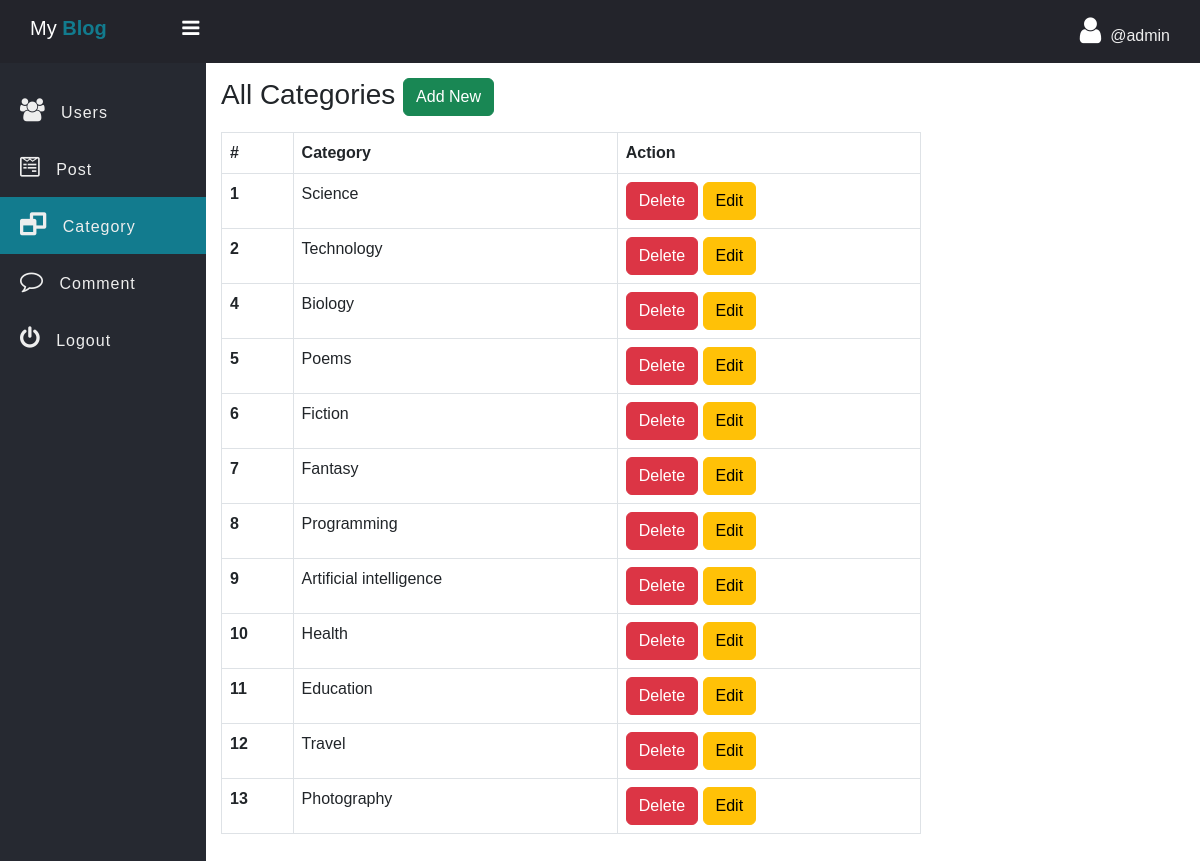
Page /admin/Category.php (signed in) on the committed database.
### tables this page shows
CREATE TABLE `category` (
  `id` int(11) NOT NULL,
  `category` varchar(127) NOT NULL
);

### admin/data/Category.php (called while the page is built, shortened)
<?php
function getAll($conn){
   $sql = "SELECT * FROM category";
   $stmt = $conn->prepare($sql);
   $stmt->execute();
   if($stmt->rowCount() >= 1){
   	   $data = $stmt->fetchAll();
   	   return $data;
   }else {
   	 return 0;
   }
}

### admin/Category.php (the view, shortened to what this page needs)
<?php
if (isset($_SESSION['admin_id']) && isset($_SESSION['username'])) {
 ?>
<!DOCTYPE html>
<html>
<head>
	<link rel="stylesheet" href="https://stackpath.bootstrapcdn.com/font-awesome/4.7.0/css/font-awesome.min.css">
	<link href="https://cdn.jsdelivr.net/npm/bootstrap@5.3.0/dist/css/bootstrap.min.css" rel="stylesheet">
	<link rel="stylesheet" href="../css/side-bar.css">
	<link rel="stylesheet" href="../css/style.css">
</head>
<body>
	<?php
	  include "inc/side-nav.php";
      include_once("data/Category.php");
      include_once("../db_conn.php");
      $categories = getAll($conn);
	?>
	 <div class="main-table">
	 	<h3 class="mb-3">All Categories
	 		<a href="Category-add.php" class="btn btn-success">Add New</a></h3>
	 	<?php if ($categories != 0) { ?>
	 	<table class="table t1 table-bordered">
		  <thead>
		    <tr>
		      <th scope="col">#</th>
		      <th scope="col">Category</th>
		      <th scope="col">Action</th>
		    </tr>
		  </thead>
		  <tbody>
		  	<?php foreach ($categories as $category) { ?>
		    <tr>
		      <th scope="row"><?=$category['id'] ?></th>
		      <td><?=$category['category'] ?></td>
		      <td>
		      	<a href="category-delete.php?id=<?=$category['id'] ?>" class="btn btn-danger">Delete</a>
		      	<a href="category-edit.php?id=<?=$category['id'] ?>" class="btn btn-warning">Edit</a>
		      </td>
		    </tr>
		    <?php } ?>
		  </tbody>
		</table>
	<?php }else{ ?>
		<div class="alert alert-warning">
			Empty!
		</div>
	<?php } ?>
	 </div>
	</section>
	</div>
</body>
</html>
<?php }else {
	header("Location: ../admin-login.php");
	exit;
} ?>

### css/side-bar.css (style rules this page uses)
* { padding: 0; margin: 0; box-sizing: border-box; font-family: arial, sans-serif; }

### css/style.css (style rules this page uses)
.main-table { width: 90%; max-width: 700px; }

### rows in the picture
category: id "1", category "Science"
category: id "2", category "Technology"
category: id "4", category "Biology"
category: id "5", category "Poems"
category: id "6", category "Fiction"
category: id "7", category "Fantasy"
category: id "8", category "Programming"
category: id "9", category "Artificial intelligence"
category: id "10", category "Health"
category: id "11", category "Education"
category: id "12", category "Travel"
category: id "13", category "Photography"

### other values in the picture
$_SESSION['username'] "admin"
